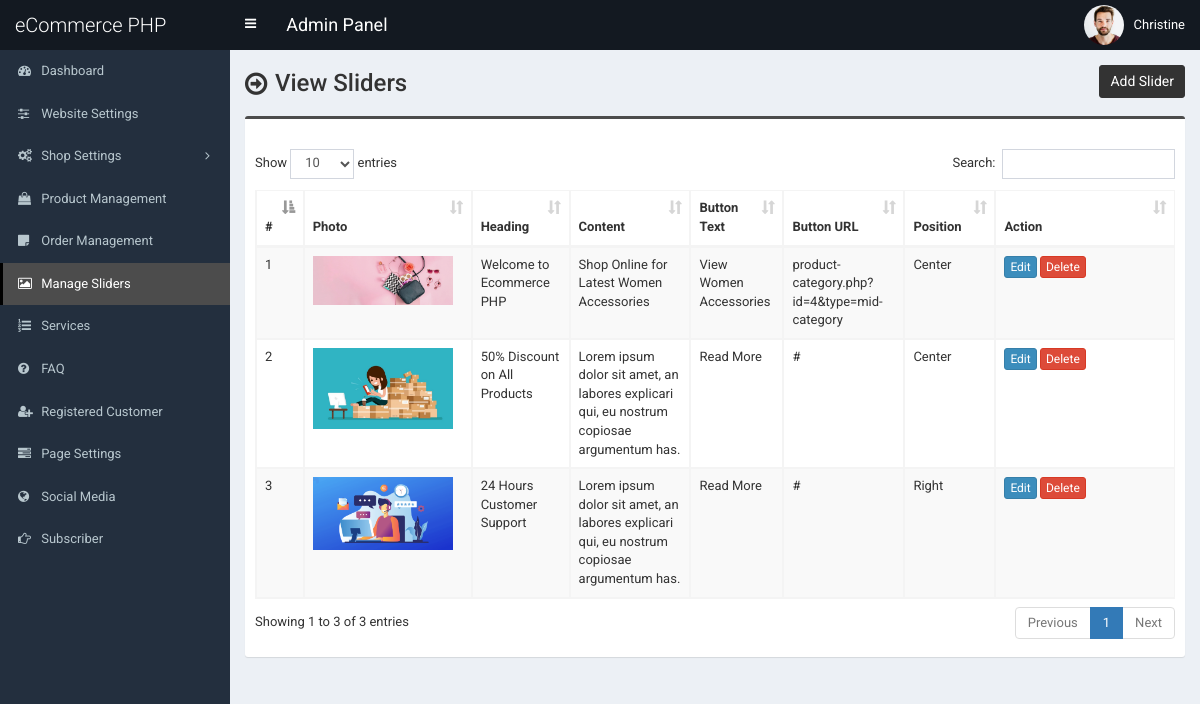
The page /admin/slider.php (signed in) on the database as committed earlier.
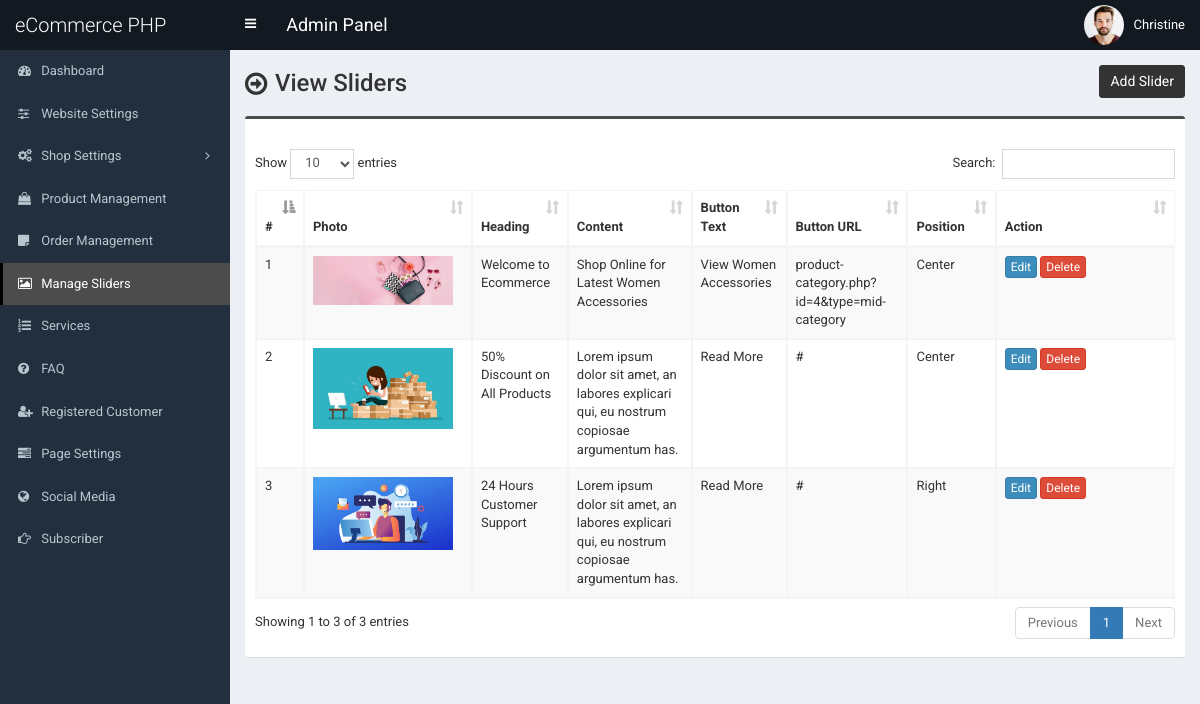
The same page on the database as committed later.
### tables this page shows
CREATE TABLE `tbl_slider` (
  `id` int(11) NOT NULL,
  `photo` varchar(255) NOT NULL,
  `heading` varchar(255) NOT NULL,
  `content` text NOT NULL,
  `button_text` varchar(255) NOT NULL,
  `button_url` varchar(255) NOT NULL,
  `position` varchar(255) NOT NULL
);

### admin/slider.php (the view, shortened to what this page needs)
<?php require_once('header.php'); ?>
<section class="content-header">
	<div class="content-header-left">
		<h1>View Sliders</h1>
	</div>
	<div class="content-header-right">
		<a href="slider-add.php" class="btn btn-primary btn-sm">Add Slider</a>
	</div>
</section>
<section class="content">
	<div class="row">
		<div class="col-md-12">
			<div class="box box-info">
				<div class="box-body table-responsive">
					<table id="example1" class="table table-bordered table-hover table-striped">
						<thead>
							<tr>
								<th>#</th>
								<th>Photo</th>
								<th>Heading</th>
								<th>Content</th>
								<th>Button Text</th>
								<th>Button URL</th>
								<th>Position</th>
								<th width="140">Action</th>
							</tr>
						</thead>
						<tbody>
							<?php
							$i=0;
							$statement = $pdo->prepare("SELECT
														id,
														photo,
														heading,
														content,
														button_text,
														button_url,
														position
							                           	FROM tbl_slider
							                           	");
							$statement->execute();
							$result = $statement->fetchAll(PDO::FETCH_ASSOC);
							foreach ($result as $row) {
								$i++;
								?>
								<tr>
									<td><?php echo $i; ?></td>
									<td style="width:150px;"><img src="../assets/uploads/<?php echo $row['photo']; ?>" alt="<?php echo $row['heading']; ?>" style="width:140px;"></td>
									<td><?php echo $row['heading']; ?></td>
									<td><?php echo $row['content']; ?></td>
									<td><?php echo $row['button_text']; ?></td>
									<td><?php echo $row['button_url']; ?></td>
									<td><?php echo $row['position']; ?></td>
									<td>
										<a href="slider-edit.php?id=<?php echo $row['id']; ?>" class="btn btn-primary btn-xs">Edit</a>
										<a href="#" class="btn btn-danger btn-xs" data-href="slider-delete.php?id=<?php echo $row['id']; ?>" data-toggle="modal" data-target="#confirm-delete">Delete</a>
									</td>
								</tr>
								<?php
							}
							?>
						</tbody>
					</table>
				</div>
			</div>
		</div>
	</div>
</section>
<?php require_once('footer.php'); ?>

### admin/header.php (shortened to what this page needs)
<!DOCTYPE html>
<html>
<head>
	<link rel="stylesheet" href="css/bootstrap.min.css">
	<link rel="stylesheet" href="css/font-awesome.min.css">
	<link rel="stylesheet" href="css/ionicons.min.css">
	<link rel="stylesheet" href="css/datepicker3.css">
	<link rel="stylesheet" href="css/all.css">
	<link rel="stylesheet" href="css/select2.min.css">
	<link rel="stylesheet" href="css/dataTables.bootstrap.css">
	<link rel="stylesheet" href="css/jquery.fancybox.css">
	<link rel="stylesheet" href="css/AdminLTE.min.css">
	<link rel="stylesheet" href="css/_all-skins.min.css">
	<link rel="stylesheet" href="css/on-off-switch.css"/>
	<link rel="stylesheet" href="css/summernote.css">
	<link rel="stylesheet" href="style.css">
</head>
<body class="hold-transition fixed skin-blue sidebar-mini">
	<div class="wrapper">
		<header class="main-header">
			<a href="index.php" class="logo">
				<span class="logo-lg">eCommerce PHP</span>
			</a>
			<nav class="navbar navbar-static-top">
				<a href="#" class="sidebar-toggle" data-toggle="offcanvas" role="button">
				</a>
				<span style="float:left;line-height:50px;color:#fff;padding-left:15px;font-size:18px;">Admin Panel</span>
				<div class="navbar-custom-menu">
					<ul class="nav navbar-nav">
						<li class="dropdown user user-menu">
							<a href="#" class="dropdown-toggle" data-toggle="dropdown">
								<img src="../assets/uploads/<?php echo $_SESSION['user']['photo']; ?>" class="user-image" alt="User Image">
								<span class="hidden-xs"><?php echo $_SESSION['user']['full_name']; ?></span>
							</a>
						</li>
					</ul>
				</div>
			</nav>
		</header>
  		<?php $cur_page = substr($_SERVER["SCRIPT_NAME"],strrpos($_SERVER["SCRIPT_NAME"],"/")+1); ?>
  		<aside class="main-sidebar">
    		<section class="sidebar">
      			<ul class="sidebar-menu">
			        <li class="treeview <?php if($cur_page == 'index.php') {echo 'active';} ?>">
			          <a href="index.php">
			            <i class="fa fa-dashboard"></i> <span>Dashboard</span>
			          </a>
			        </li>
			        <li class="treeview <?php if( ($cur_page == 'settings.php') ) {echo 'active';} ?>">
			          <a href="settings.php">
			            <i class="fa fa-sliders"></i> <span>Website Settings</span>
			          </a>
			        </li>
                    <li class="treeview <?php if( ($cur_page == 'size.php') || ($cur_page == 'size-add.php') || ($cur_page == 'size-edit.php') || ($cur_page == 'color.php') || ($cur_page == 'color-add.php') || ($cur_page == 'color-edit.php') || ($cur_page == 'country.php') || ($cur_page == 'country-add.php') || ($cur_page == 'country-edit.php') || ($cur_page == 'shipping-cost.php') || ($cur_page == 'shipping-cost-edit.php') || ($cur_page == 'top-category.php') || ($cur_page == 'top-category-add.php') || ($cur_page == 'top-category-edit.php') || ($cur_page == 'mid-category.php') || ($cur_page == 'mid-category-add.php') || ($cur_page == 'mid-category-edit.php') || ($cur_page == 'end-category.php') || ($cur_page == 'end-category-add.php') || ($cur_page == 'end-category-edit.php') ) {echo 'active';} ?>">
                        <a href="#">
                            <i class="fa fa-cogs"></i>
                            <span>Shop Settings</span>
                            <span class="pull-right-container">
								<i class="fa fa-angle-left pull-right"></i>
							</span>
                        </a>
                    </li>
                    <li class="treeview <?php if( ($cur_page == 'product.php') || ($cur_page == 'product-add.php') || ($cur_page == 'product-edit.php') ) {echo 'active';} ?>">
                        <a href="product.php">
                            <i class="fa fa-shopping-bag"></i> <span>Product Management</span>
                        </a>
                    </li>
                    <li class="treeview <?php if( ($cur_page == 'order.php') ) {echo 'active';} ?>">
                        <a href="order.php">
                            <i class="fa fa-sticky-note"></i> <span>Order Management</span>
                        </a>
                    </li>
                     <li class="treeview <?php if( ($cur_page == 'slider.php') ) {echo 'active';} ?>">
			          <a href="slider.php">
			            <i class="fa fa-picture-o"></i> <span>Manage Sliders</span>
			          </a>
			        </li>
			        <li class="treeview <?php if( ($cur_page == 'service.php') ) {echo 'active';} ?>">
			          <a href="service.php">
			            <i class="fa fa-list-ol"></i> <span>Services</span>
			          </a>
			        </li>
			      			        <li class="treeview <?php if( ($cur_page == 'faq.php') ) {echo 'active';} ?>">
			          <a href="faq.php">
			            <i class="fa fa-question-circle"></i> <span>FAQ</span>
			          </a>
			        </li>
						<li class="treeview <?php if( ($cur_page == 'customer.php') || ($cur_page == 'customer-add.php') || ($cur_page == 'customer-edit.php') ) {echo 'active';} ?>">
			          <a href="customer.php">
			            <i class="fa fa-user-plus"></i> <span>Registered Customer</span>
			          </a>
			        </li>
			        <li class="treeview <?php if( ($cur_page == 'page.php') ) {echo 'active';} ?>">
			          <a href="page.php">
			            <i class="fa fa-tasks"></i> <span>Page Settings</span>
			          </a>
			        </li>
			        <li class="treeview <?php if( ($cur_page == 'social-media.php') ) {echo 'active';} ?>">
			          <a href="social-media.php">
			            <i class="fa fa-globe"></i> <span>Social Media</span>
			          </a>
			        </li>
			        <li class="treeview <?php if( ($cur_page == 'subscriber.php')||($cur_page == 'subscriber.php') ) {echo 'active';} ?>">
			          <a href="subscriber.php">
			            <i class="fa fa-hand-o-right"></i> <span>Subscriber</span>
			          </a>
			        </li>
      			</ul>
    		</section>
  		</aside>
  		<div class="content-wrapper">

### admin/footer.php (shortened to what this page needs)
		</div>
	</div>
</body>
</html>

### admin/style.css (style rules this page uses)
body { font-size: 13px; font-family: "Roboto", sans-serif; }
.navbar-nav > .user-menu .user-image { width: 40px; height: 40px; margin-top: -10px; }
.content-header > h1, .content-header .content-header-left h1 { font-family: "Roboto", sans-serif; }
.main-header .logo { text-align: left; }
.main-header .logo .logo-lg { font-family: "Roboto", sans-serif; }
.box-info { padding-top: 20px; }
.sidebar-menu li > a > .pull-right-container > .fa-angle-left:before { content: "\f105"; }
.content-header { overflow: hidden; }
.content-header .content-header-left { float: left; padding-top: 5px; }
.content-header .content-header-right { float: right; }
.content-header .content-header-left h1 { margin-top: 0; margin-bottom: 0; padding-left: 30px; padding-bottom: 5px; font-size: 24px; position: relative; }
.content-header .content-header-left h1:before { position: absolute; top: 0; left: 0; font-family: "FontAwesome", sans-serif; font-size: 26px; content: "\f18e"; }
.content-header .content-header-right a { position: relative; font-size: 14px; }
.skin-blue .sidebar-menu > li:hover > a, .skin-blue .sidebar-menu > li.active > a { color: #fff; background: #3c8dbc; border-left-color: #3c8dbc; }
.skin-blue .main-header .logo, .skin-blue .main-header .logo:hover, .skin-blue .main-header .navbar, .skin-blue .main-header .navbar .sidebar-toggle:hover { background-color: #131921; }
.skin-blue .sidebar-menu > li:hover > a, .skin-blue .sidebar-menu > li.active > a { background-color: #4c4c4c; border-left-color: #000000; }
.box.box-info { border-top-color: #4c4c4c; }
.content-header .content-header-right a { background-color: #333333; border-color: #333333; }

Rows that differ between the two databases and show on the page:
changed tbl_slider "Shop Online for Latest Women Accessories": heading "Welcome to Ecommerce PHP" → "Welcome to Ecommerce"
